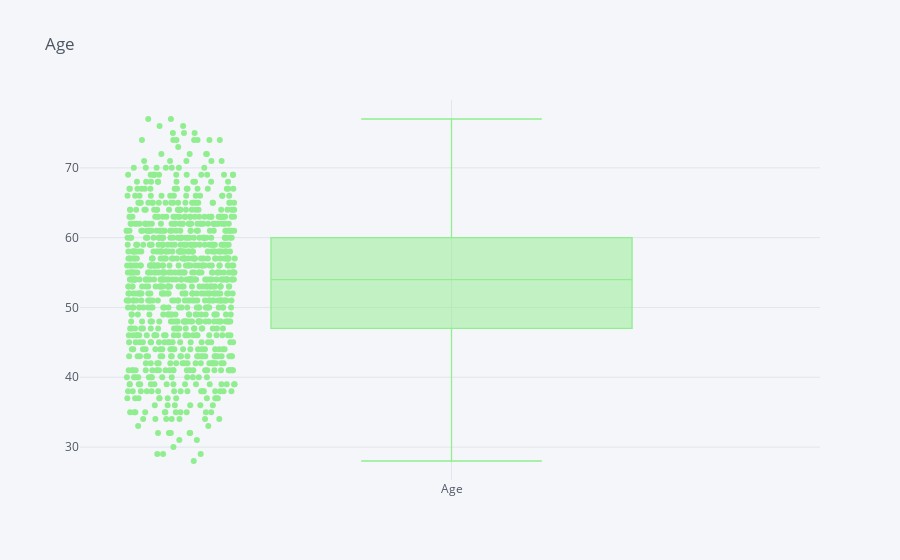
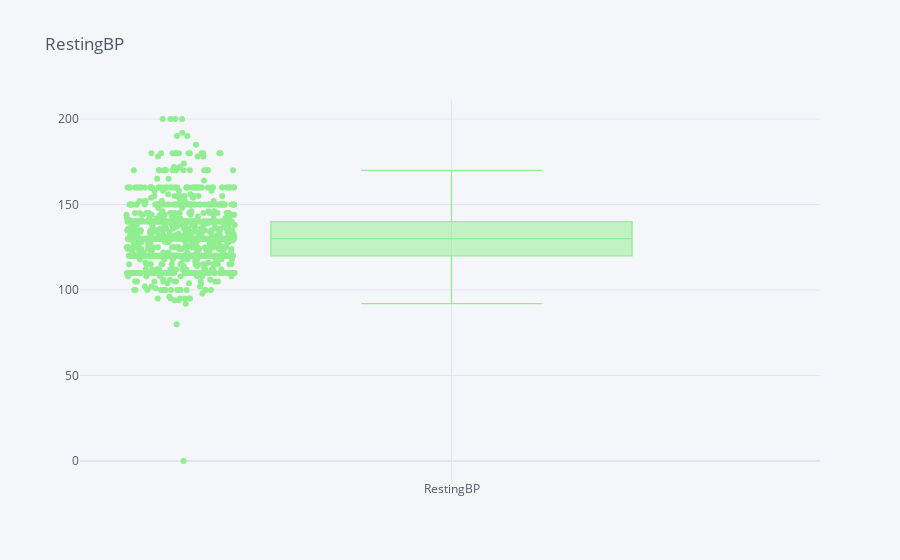
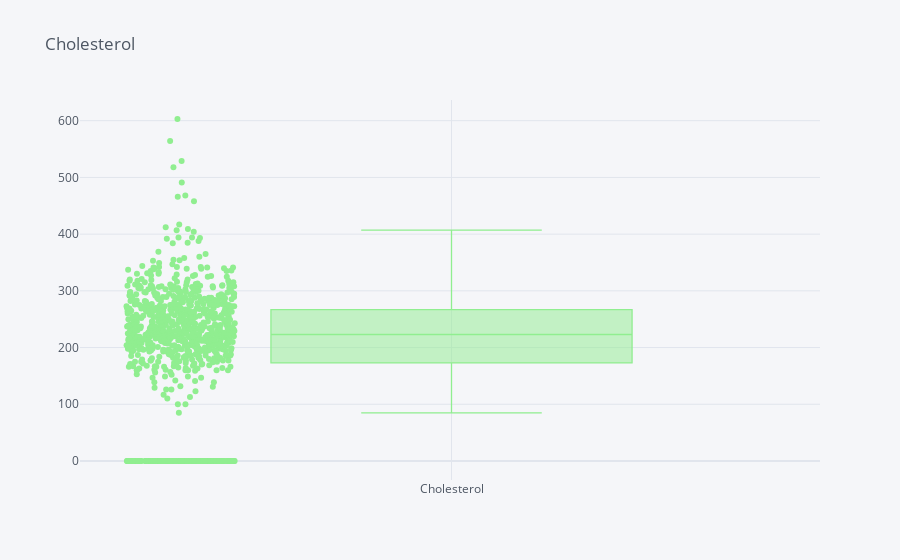
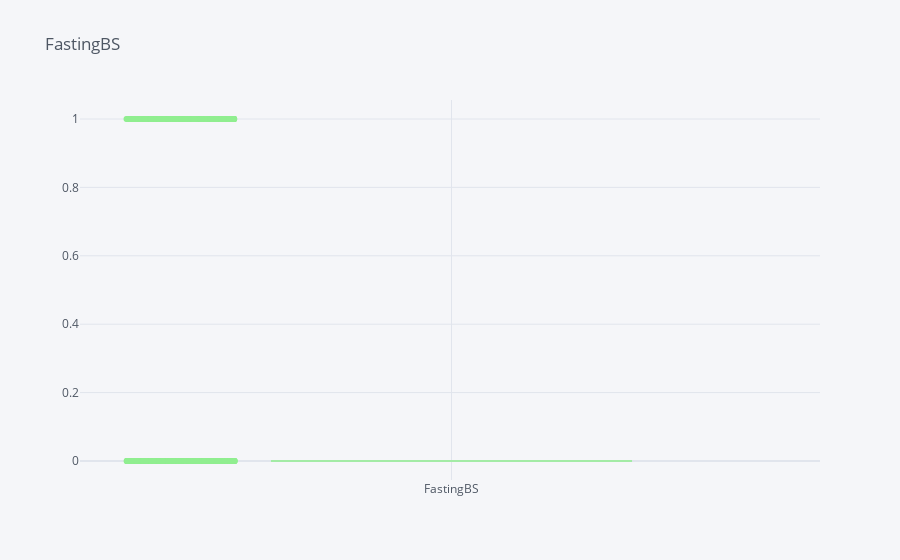

Notebook code for these charts, in order:
### Code cell
for i in numerical:
    df[i].iplot(kind="box", title=i, boxpoints="all", color='lightgreen')

### Figure 1 — Plotly figure (JSON) as saved in the notebook; plotly's stock layout.template omitted (floating-point values rounded to 4 significant figures; data arrays with more than 128 entries replaced by an {"elided": "..."} marker saying what was removed)
{"data": [{"orientation": "v", "y": {"elided": "918 int values"}, "marker": {"color": "rgba(144, 238, 144, 1.0)"}, "line": {"width": 1.3}, "boxpoints": "all", "type": "box", "name": "Age"}], "layout": {"title": {"text": "Age", "font": {"color": "#4D5663"}}, "paper_bgcolor": "#F5F6F9", "plot_bgcolor": "#F5F6F9", "yaxis": {"tickfont": {"color": "#4D5663"}, "zerolinecolor": "#E1E5ED", "title": {"text": "", "font": {"color": "#4D5663"}}, "gridcolor": "#E1E5ED", "showgrid": true}, "xaxis": {"tickfont": {"color": "#4D5663"}, "zerolinecolor": "#E1E5ED", "title": {"text": "", "font": {"color": "#4D5663"}}, "gridcolor": "#E1E5ED", "showgrid": true}, "legend": {"bgcolor": "#F5F6F9", "font": {"color": "#4D5663"}}}}

### Figure 2 — Plotly figure (JSON) as saved in the notebook; plotly's stock layout.template omitted (floating-point values rounded to 4 significant figures; data arrays with more than 128 entries replaced by an {"elided": "..."} marker saying what was removed)
{"data": [{"orientation": "v", "y": {"elided": "918 int values"}, "marker": {"color": "rgba(144, 238, 144, 1.0)"}, "line": {"width": 1.3}, "boxpoints": "all", "type": "box", "name": "RestingBP"}], "layout": {"title": {"text": "RestingBP", "font": {"color": "#4D5663"}}, "paper_bgcolor": "#F5F6F9", "plot_bgcolor": "#F5F6F9", "yaxis": {"tickfont": {"color": "#4D5663"}, "zerolinecolor": "#E1E5ED", "title": {"text": "", "font": {"color": "#4D5663"}}, "gridcolor": "#E1E5ED", "showgrid": true}, "xaxis": {"tickfont": {"color": "#4D5663"}, "zerolinecolor": "#E1E5ED", "title": {"text": "", "font": {"color": "#4D5663"}}, "gridcolor": "#E1E5ED", "showgrid": true}, "legend": {"bgcolor": "#F5F6F9", "font": {"color": "#4D5663"}}}}

### Figure 3 — Plotly figure (JSON) as saved in the notebook; plotly's stock layout.template omitted (floating-point values rounded to 4 significant figures; data arrays with more than 128 entries replaced by an {"elided": "..."} marker saying what was removed)
{"data": [{"orientation": "v", "y": {"elided": "918 int values"}, "marker": {"color": "rgba(144, 238, 144, 1.0)"}, "line": {"width": 1.3}, "boxpoints": "all", "type": "box", "name": "Cholesterol"}], "layout": {"title": {"text": "Cholesterol", "font": {"color": "#4D5663"}}, "paper_bgcolor": "#F5F6F9", "plot_bgcolor": "#F5F6F9", "yaxis": {"tickfont": {"color": "#4D5663"}, "zerolinecolor": "#E1E5ED", "title": {"text": "", "font": {"color": "#4D5663"}}, "gridcolor": "#E1E5ED", "showgrid": true}, "xaxis": {"tickfont": {"color": "#4D5663"}, "zerolinecolor": "#E1E5ED", "title": {"text": "", "font": {"color": "#4D5663"}}, "gridcolor": "#E1E5ED", "showgrid": true}, "legend": {"bgcolor": "#F5F6F9", "font": {"color": "#4D5663"}}}}

### Figure 4 — Plotly figure (JSON) as saved in the notebook; plotly's stock layout.template omitted (floating-point values rounded to 4 significant figures; data arrays with more than 128 entries replaced by an {"elided": "..."} marker saying what was removed)
{"data": [{"orientation": "v", "y": {"elided": "918 int values"}, "marker": {"color": "rgba(144, 238, 144, 1.0)"}, "line": {"width": 1.3}, "boxpoints": "all", "type": "box", "name": "FastingBS"}], "layout": {"title": {"text": "FastingBS", "font": {"color": "#4D5663"}}, "paper_bgcolor": "#F5F6F9", "plot_bgcolor": "#F5F6F9", "yaxis": {"tickfont": {"color": "#4D5663"}, "zerolinecolor": "#E1E5ED", "title": {"text": "", "font": {"color": "#4D5663"}}, "gridcolor": "#E1E5ED", "showgrid": true}, "xaxis": {"tickfont": {"color": "#4D5663"}, "zerolinecolor": "#E1E5ED", "title": {"text": "", "font": {"color": "#4D5663"}}, "gridcolor": "#E1E5ED", "showgrid": true}, "legend": {"bgcolor": "#F5F6F9", "font": {"color": "#4D5663"}}}}
